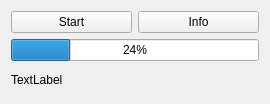
<?xml version="1.0" encoding="UTF-8"?>
<ui version="4.0">
 <class>Widget</class>
 <widget class="QWidget" name="Widget">
  <property name="geometry">
   <rect>
    <x>0</x>
    <y>0</y>
    <width>270</width>
    <height>104</height>
   </rect>
  </property>
  <property name="windowTitle">
   <string>Widget</string>
  </property>
  <layout class="QVBoxLayout" name="verticalLayout">
   <item>
    <layout class="QHBoxLayout" name="horizontalLayout">
     <item>
      <widget class="QPushButton" name="btnStart">
       <property name="text">
        <string>Start</string>
       </property>
      </widget>
     </item>
     <item>
      <widget class="QPushButton" name="btnInfo">
       <property name="text">
        <string>Info</string>
       </property>
      </widget>
     </item>
    </layout>
   </item>
   <item>
    <widget class="QProgressBar" name="pgb">
     <property name="value">
      <number>24</number>
     </property>
    </widget>
   </item>
   <item>
    <widget class="QLabel" name="lb">
     <property name="text">
      <string>TextLabel</string>
     </property>
    </widget>
   </item>
  </layout>
 </widget>
 <resources/>
 <connections/>
</ui>
